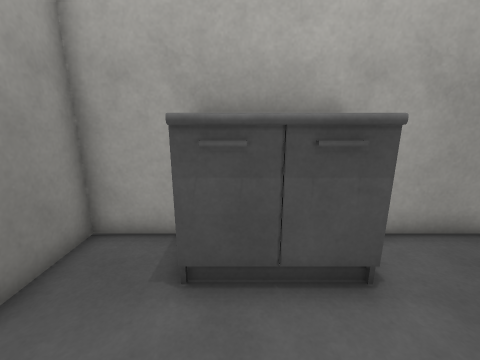
View 1 (above)

12 first-person views from a walk through a Unity game level. The camera is 1.5 m above the floor, tilts 14° down and sees 90° across. The floor is counted in squares, 0.5 m on a side. Each view is taken from the middle of a square. On the plan, view 1 faces up. The plan holds only what a view shows up to about 19 squares ahead; the rest is blank. The player is left out. Surface patterns are stand-ins for the level's own textures.

View 2
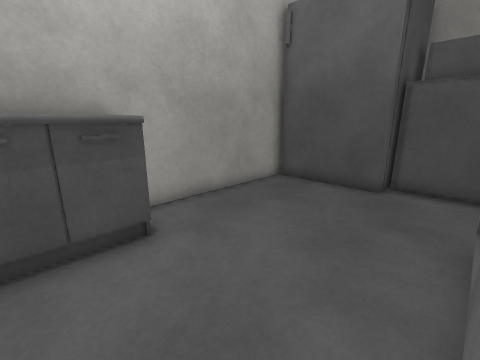

View 3
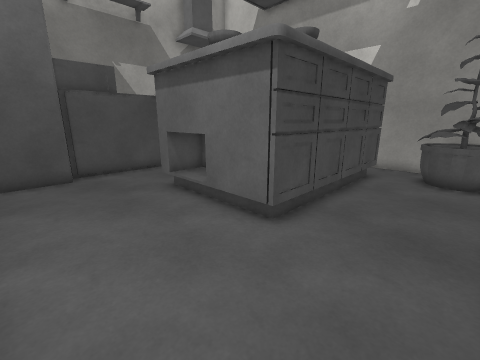

View 4
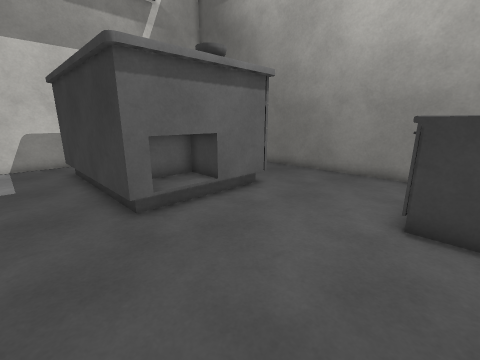

View 5
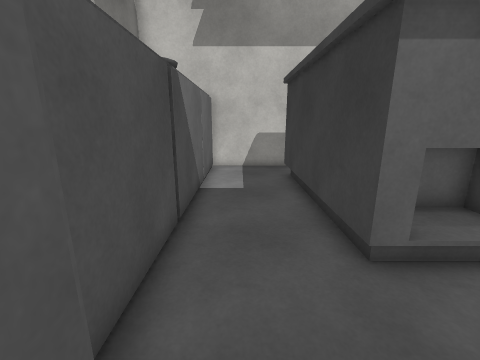

View 6
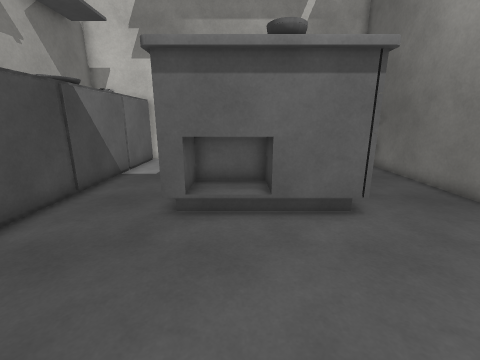

View 7
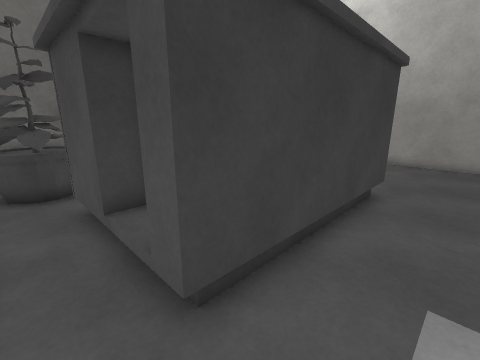

View 8
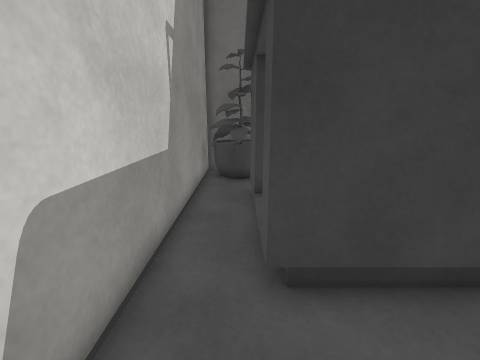

View 9
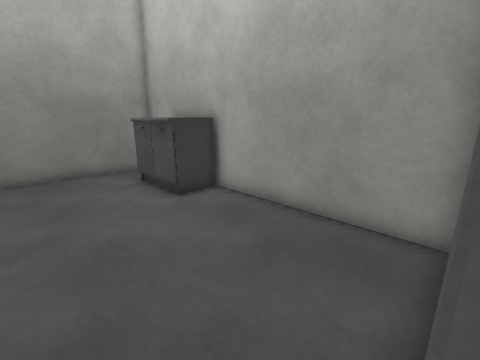

View 10
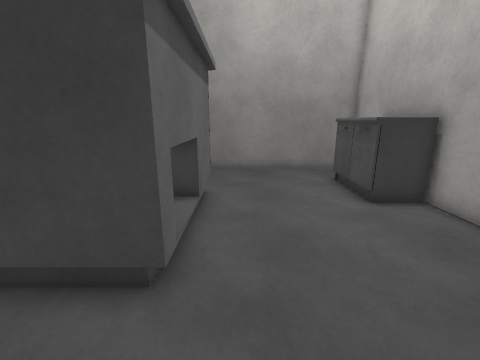

View 11
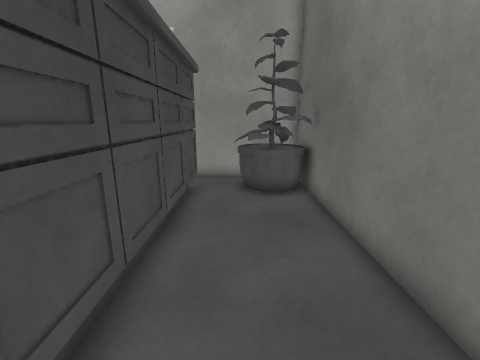

View 12
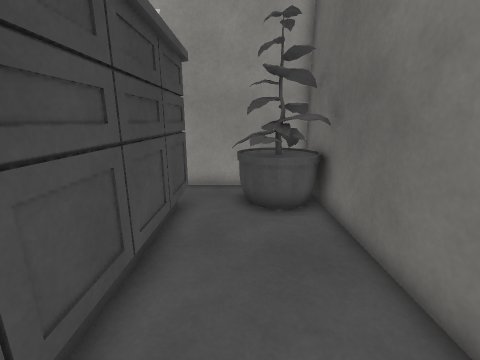

### Floor plan
Points are (right, up) in squares from view 1. A wall is a line through its corners. A room is listed if a view was taken in it or the views show most of it. See-through windows are left out.
Room 1 (views 1, 2, 3, 4, 5, 6, 7, 8, 9, 10, 11, 12)
walls: (11, 0.8) (11, 5.8); (4.2, -10.5) (4.2, -11.6) (1, -11.6) (1, -2.2) (7.5, -2.2) (7.5, -11.6) (6.5, -11.6); (11.5, 6) (-4, 6) (-4, -12.2); (-1.6, -10.7) (-0.7, -11.9); (-1.2, -11.1) (-0.9, -11.9) (-1.3, -13.1); (11.8, -9.5) (11.8, 0.6); (-3, -14) (12, -14); (11.8, -13.6) (11.8, -9.6)
low walls: (1.2, -4.4) (1.2, -2.7) (7.2, -2.7) (7.2, -5.4); (7.2, -7.6) (7.2, -11.1); (-1, -11.7) (-1, -12.4) (-1.5, -13.2); (-3, -10.6) (-2, -10.5) (-1.2, -11.1); (-3.4, -10.8) (-2.5, -10.5) (-1.6, -10.7)
objects: box (-1, 4) to (3, 5)

Where each view was taken, in squares from view 1:
view 1: 0 up, 0 right, facing up
view 2: 2 down, 0 right, facing up-right
view 3: 3 up, 3 left, facing down-right
view 4: 5 up, 10 right, facing down-left
view 5: 2 up, 10 right, facing down
view 6: 5 up, 5 right, facing down
view 7: 13 down, 10 right, facing up-left
view 8: 12 down, 11 right, facing left
view 9: 1 down, 11 right, facing up-left
view 10: 1 down, 11 right, facing left
view 11: 1 down, 1 left, facing down
view 12: 3 down, 1 left, facing down
